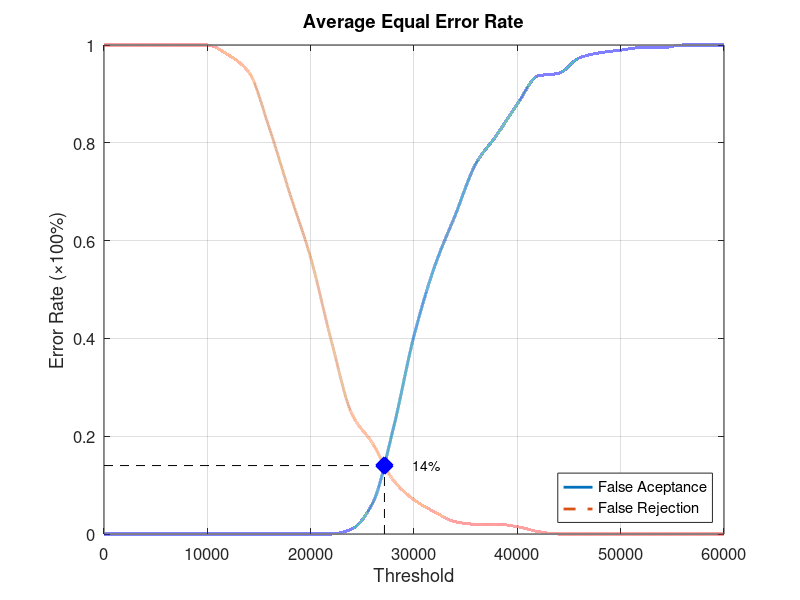
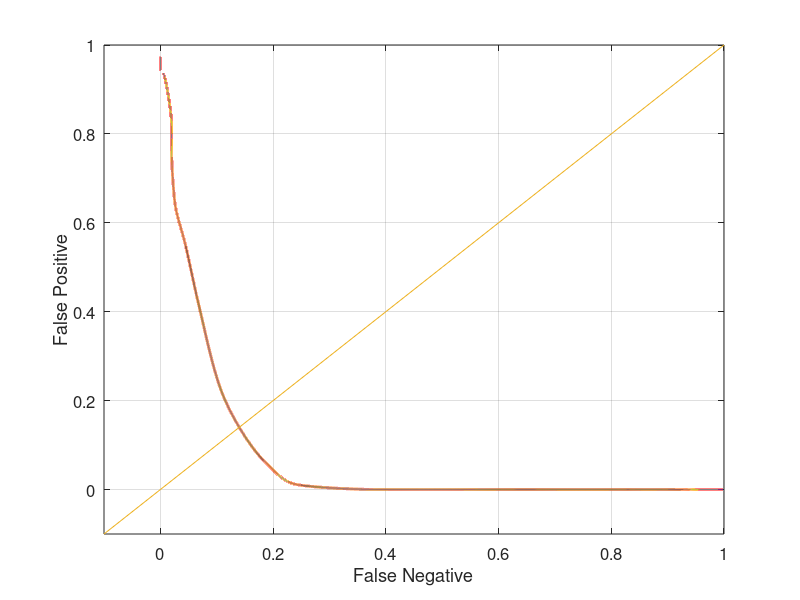

Here is the MATLAB script that generated these plots, in order:
function yEER = Database1_3
close all;
clear;
clc;
x = 0:2000:60000;
xq = 0:0.5:60000;

y0 = [0 0 0 0 0 0 0 0 0 0 0 0 0.0105263 0.0631579 0.215789 0.405263 0.547368 0.652632 0.757895 0.815789 0.878947 0.936842 0.942105 0.973684 0.984211 0.989474 0.994737 0.994737 1 1 1];
yy0 = interp1(x, y0, xq, 'pchip');
y1 = [1 1 1 1 1 1 0.98 0.945 0.83 0.695 0.565 0.395 0.245 0.185 0.11 0.07 0.045 0.025 0.02 0.02 0.015 0.005 0 0 0 0 0 0 0 0 0];
yy1 = interp1(x, y1, xq, 'pchip');

% Calculating EER: 
y2 = abs(y0 - y1);
find(y2 == min(y2))
yy2 = abs(yy0 - yy1);
xEER = find(yy2 == min(yy2));
xEERIndex = xq(xEER) % X-axis EER
yEER = yy0(xEER) % Y-axis EER

main = figure
plot(xq, yy0,'-','LineWidth', 2);	hold on
plot(xq, yy1,'--','LineWidth', 2);	hold on
plot([xEERIndex xEERIndex], [0 yEER], 'k--');	hold on
plot([0 xEERIndex], [yEER yEER], 'k--');	hold on
plot(xEERIndex, yEER, 'bx', 'LineWidth', 10);	hold on
text(xEERIndex + 10 * xEERIndex / 100, yEER, [num2str(round((10000 * yEER)) / 100) '%'])
legend('False Aceptance', 'False Rejection', 'Location', 'SouthEast')
xlabel('Threshold')
ylabel('Error Rate (\times100%)')
title('Average Equal Error Rate')
set(gca, 'FontSize', 12)
axis([0 60000 0 1])
grid on

print(main, 'Database1_3Main', '-dpng');
FNRxFPR = figure('Color', [1 1 1]);
plot(yy1, yy0, '-', yy1, yy0, 'LineWidth', 2);
hold on
y = -0.1:0.1:1
plot(y, y); 
set(gca, 'FontSize', 12)
xlabel('False Negative')
ylabel('False Positive')
axis([-0.1 1 -0.1 1])
set(gca, 'FontSize', 12)
grid on

print(FNRxFPR, 'Database1_3FNRxFPR','-dpng');
end
